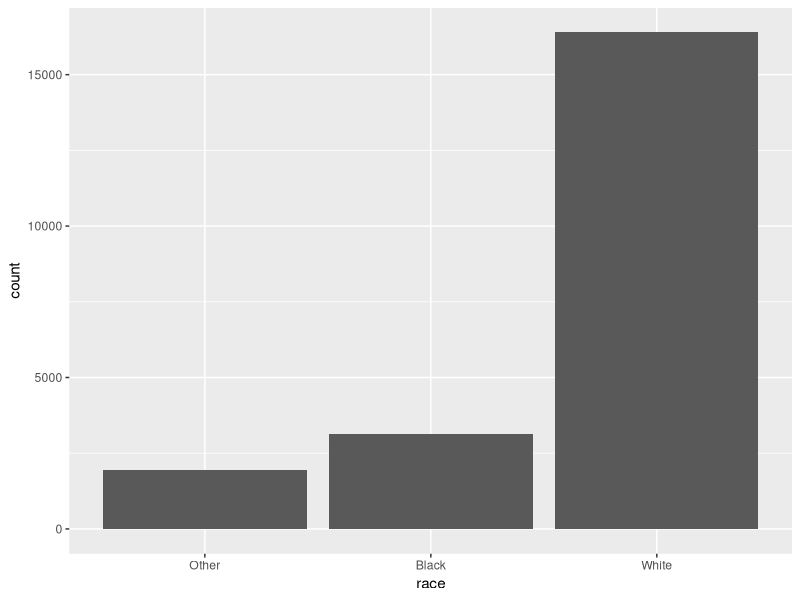
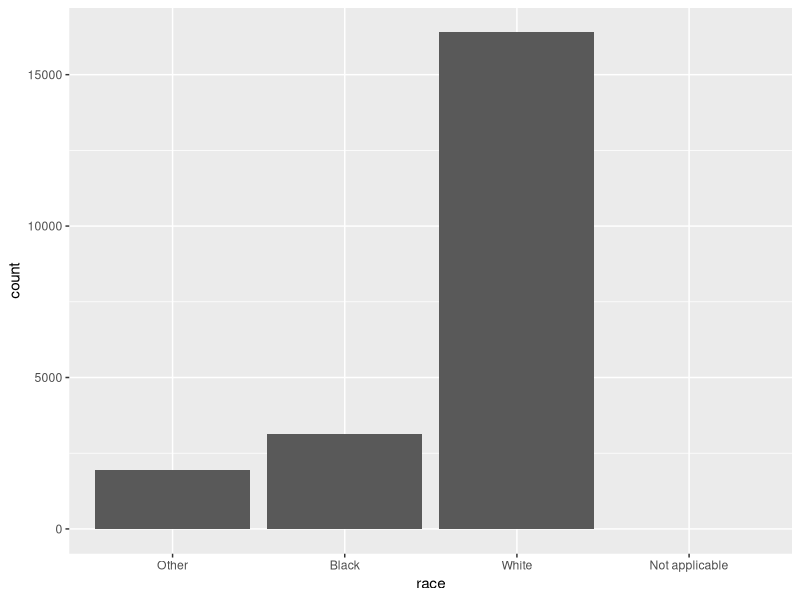
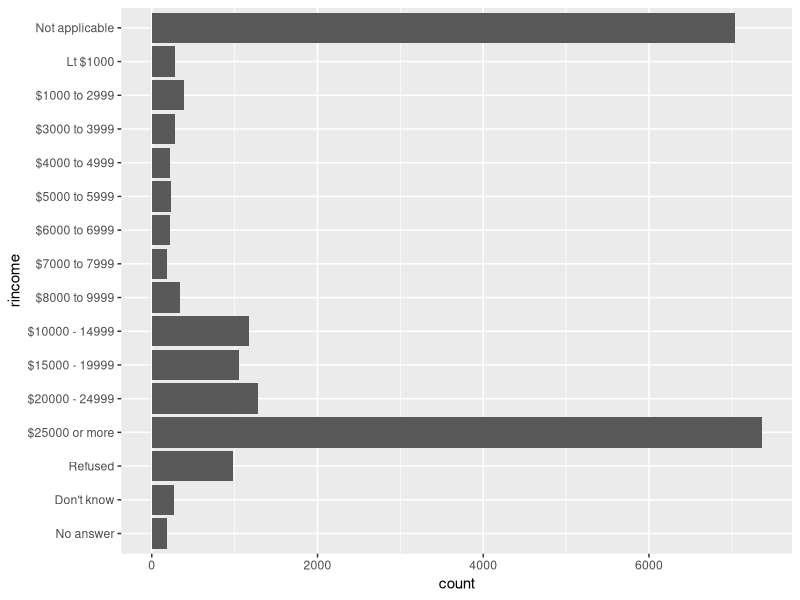
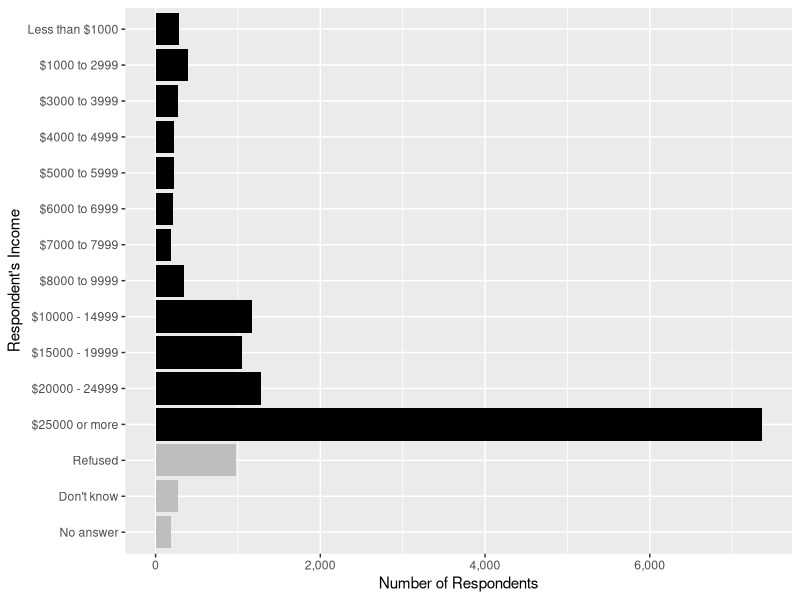
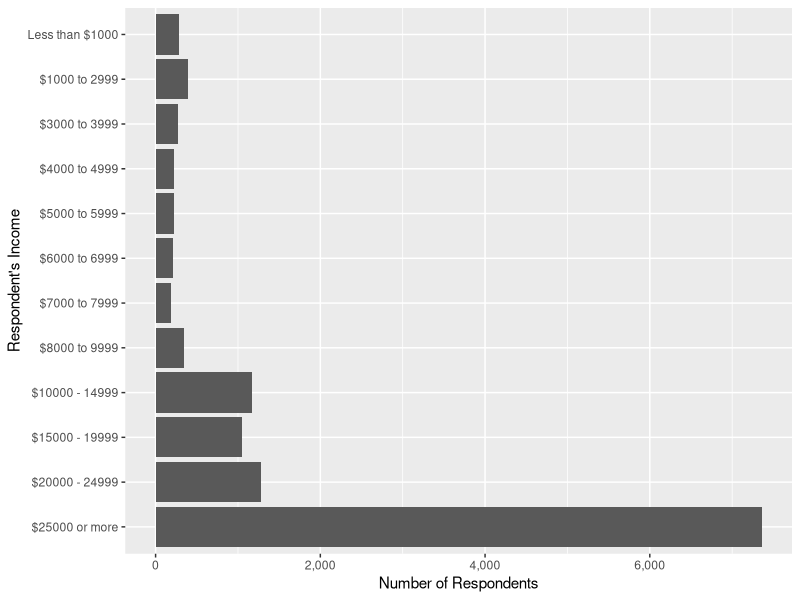
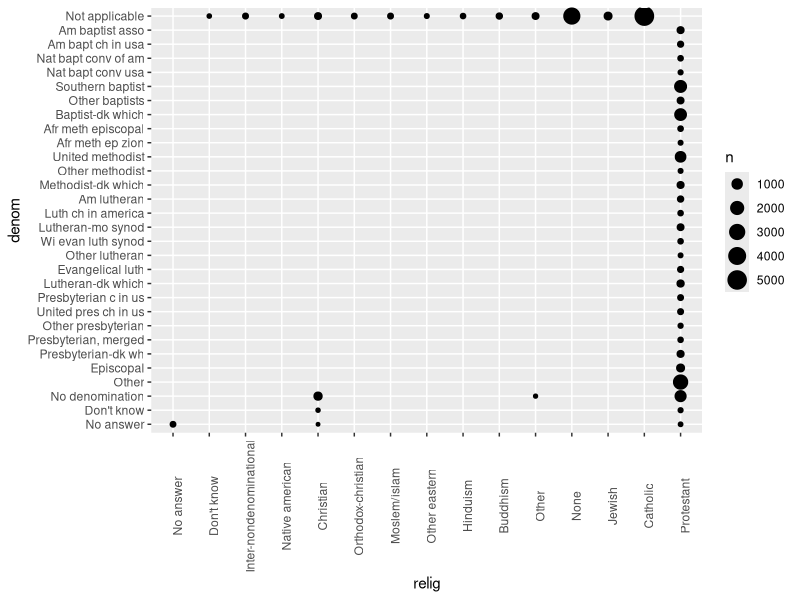

These figures' R source, in order:
library(tidyverse)

# We'll be working with gss_cat, which is a dataset taken from the General Social Survey
#   conducted by a research org at the Uni of Chicago

gss_cat
?gss_cat # To get more information

# Seeing factors is easy when they're stored in a tibble
gss_cat %>%
  count(race)

# Or as a bar chart
ggplot(gss_cat, aes(race)) +
  geom_bar()

# You can force ggplot to show levels with no values
ggplot(gss_cat, aes(race)) +
  geom_bar() +
  scale_x_discrete(drop = FALSE)
# These levels represent valid levels that simply didn't occur
# Unfortunately dplyr doesn't have a drop function


#### Questions ####
# 1. Explore the distribution of rincome (reported income). What makes the default 
#   bar chart hard to understand? How could you improve the plot?
# It's hard to understand because all of the labels overlap
ggplot(gss_cat, aes(rincome)) +
  geom_bar() +
  coord_flip() # Flipping the coordinates makes it a lot more readable

# You can also do a bunch more things that might make it more readable
# - removing the "Not applicable" responses,
# - renaming "Lt $1000" to "Less than $1000",
# - using color to distinguish non-response categories ("Refused", "Don't know", and "No answer") 
#   from income levels ("Lt $1000", .),
# - adding meaningful y- and x-axis titles, and
# - formatting the counts axis labels to use commas.
gss_cat %>%
  filter(!rincome %in% c("Not applicable")) %>%
  mutate(rincome = fct_recode(rincome,
                              "Less than $1000" = "Lt $1000"
  )) %>%
  mutate(rincome_na = rincome %in% c("Refused", "Don't know", "No answer")) %>%
  ggplot(aes(x = rincome, fill = rincome_na)) +
  geom_bar() +
  coord_flip() +
  scale_y_continuous("Number of Respondents", labels = scales::comma) +
  scale_x_discrete("Respondent's Income") +
  scale_fill_manual(values = c("FALSE" = "black", "TRUE" = "gray")) +
  theme(legend.position = "None")

# Or you could exclude all missing responses
gss_cat %>%
  filter(!rincome %in% c("Not applicable", "Don't know", "No answer", "Refused")) %>%
  mutate(rincome = fct_recode(rincome,
                              "Less than $1000" = "Lt $1000"
  )) %>%
  ggplot(aes(x = rincome)) +
  geom_bar() +
  coord_flip() +
  scale_y_continuous("Number of Respondents", labels = scales::comma) +
  scale_x_discrete("Respondent's Income")

# 2. What's the most common relig in the survery? Most common partyid?
# Most common relig is Protestant
gss_cat %>%
  count(relig, sort = TRUE)

# Most common partyid is Independent
gss_cat %>%
  count(partyid, sort = TRUE)

# 3. Which relig does denom (denomination) apply to? 
#   How can you find out with a table? How can you find out with a visualisation?
# I bet it's Protestant
# There should be some way to count unique levels
# This is the best I've come up with
gss_cat %>%
  group_by(denom) %>%
  arrange(denom) %>%
  count(relig) %>%
  print(n = Inf)

# What they do is filter out all non-answers
levels(gss_cat$denom) # Get the levels of denom

# Then filter out all the ones which don't have a denomination
gss_cat %>%
  filter(!denom %in% c(
    "No answer", "Other", "Don't know", "Not applicable",
    "No denomination"
  )) %>%
  count(relig)

# You can also do a scatterplot with points scales by size
gss_cat %>%
  count(relig, denom) %>%
  ggplot(aes(x = relig, y = denom, size = n)) +
  geom_point() +
  theme(axis.text.x = element_text(angle = 90))
